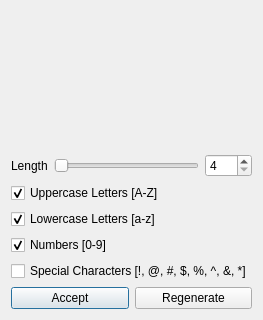
<?xml version="1.0" encoding="UTF-8"?>
<ui version="4.0">
 <class>PasswordDialog</class>
 <widget class="QDialog" name="PasswordDialog">
  <property name="geometry">
   <rect>
    <x>0</x>
    <y>0</y>
    <width>240</width>
    <height>320</height>
   </rect>
  </property>
  <property name="windowTitle">
   <string>Password Generator</string>
  </property>
  <layout class="QVBoxLayout" name="verticalLayout">
   <item>
    <layout class="QVBoxLayout" name="verticalLayout_2">
     <item>
      <widget class="QLabel" name="passwordLabel">
       <property name="sizePolicy">
        <sizepolicy hsizetype="Preferred" vsizetype="Preferred">
         <horstretch>0</horstretch>
         <verstretch>0</verstretch>
        </sizepolicy>
       </property>
       <property name="minimumSize">
        <size>
         <width>220</width>
         <height>0</height>
        </size>
       </property>
       <property name="text">
        <string/>
       </property>
       <property name="alignment">
        <set>Qt::AlignCenter</set>
       </property>
       <property name="wordWrap">
        <bool>true</bool>
       </property>
      </widget>
     </item>
     <item>
      <layout class="QHBoxLayout" name="horizontalLayout">
       <property name="sizeConstraint">
        <enum>QLayout::SetDefaultConstraint</enum>
       </property>
       <item>
        <widget class="QLabel" name="LengthLabel">
         <property name="text">
          <string>Length</string>
         </property>
        </widget>
       </item>
       <item>
        <widget class="QSlider" name="LengthSlider">
         <property name="minimum">
          <number>4</number>
         </property>
         <property name="maximum">
          <number>128</number>
         </property>
         <property name="pageStep">
          <number>0</number>
         </property>
         <property name="orientation">
          <enum>Qt::Horizontal</enum>
         </property>
        </widget>
       </item>
       <item>
        <widget class="QSpinBox" name="LengthSpinBox">
         <property name="minimum">
          <number>4</number>
         </property>
         <property name="maximum">
          <number>128</number>
         </property>
        </widget>
       </item>
      </layout>
     </item>
     <item>
      <widget class="QCheckBox" name="UppercasCheckBox">
       <property name="text">
        <string>Uppercase Letters [A-Z]</string>
       </property>
       <property name="checked">
        <bool>true</bool>
       </property>
      </widget>
     </item>
     <item>
      <widget class="QCheckBox" name="LowercaseCheckBox">
       <property name="text">
        <string>Lowercase Letters [a-z]</string>
       </property>
       <property name="checked">
        <bool>true</bool>
       </property>
      </widget>
     </item>
     <item>
      <widget class="QCheckBox" name="NumbersCheckBox">
       <property name="text">
        <string>Numbers [0-9]</string>
       </property>
       <property name="checked">
        <bool>true</bool>
       </property>
      </widget>
     </item>
     <item>
      <widget class="QCheckBox" name="SpecialCharacterCheckBox">
       <property name="text">
        <string>Special Characters [!, @, #, $, %, ^, &amp;&amp;, *]</string>
       </property>
      </widget>
     </item>
     <item>
      <layout class="QHBoxLayout" name="horizontalLayout_2">
       <item>
        <widget class="QPushButton" name="AcceptButton">
         <property name="text">
          <string>Accept</string>
         </property>
        </widget>
       </item>
       <item>
        <widget class="QPushButton" name="RegenrateButton">
         <property name="text">
          <string>Regenerate</string>
         </property>
        </widget>
       </item>
      </layout>
     </item>
    </layout>
   </item>
  </layout>
 </widget>
 <resources/>
 <connections/>
</ui>
